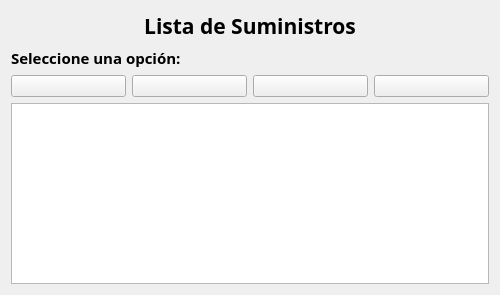
<?xml version="1.0" encoding="UTF-8"?>
<ui version="4.0">
 <class>MuestraDatos</class>
 <widget class="QWidget" name="MuestraDatos">
  <property name="geometry">
   <rect>
    <x>0</x>
    <y>0</y>
    <width>500</width>
    <height>295</height>
   </rect>
  </property>
  <property name="windowTitle">
   <string>Muestra de datos</string>
  </property>
  <layout class="QGridLayout" name="gridLayout">
   <item row="0" column="0">
    <widget class="QLabel" name="label">
     <property name="font">
      <font>
       <family>Berlin Sans FB Demi</family>
       <pointsize>16</pointsize>
       <weight>75</weight>
       <bold>true</bold>
      </font>
     </property>
     <property name="text">
      <string>&lt;html&gt;&lt;head/&gt;&lt;body&gt;&lt;p align=&quot;center&quot;&gt;&lt;span style=&quot; font-size:16pt;&quot;&gt;Lista de Suministros&lt;/span&gt;&lt;/p&gt;&lt;/body&gt;&lt;/html&gt;</string>
     </property>
    </widget>
   </item>
   <item row="1" column="0">
    <widget class="QLabel" name="label_2">
     <property name="font">
      <font>
       <family>Berlin Sans FB Demi</family>
       <pointsize>14</pointsize>
       <weight>75</weight>
       <bold>true</bold>
      </font>
     </property>
     <property name="text">
      <string>&lt;html&gt;&lt;head/&gt;&lt;body&gt;&lt;p&gt;&lt;span style=&quot; font-size:11pt;&quot;&gt;Seleccione una opción:&lt;/span&gt;&lt;/p&gt;&lt;/body&gt;&lt;/html&gt;</string>
     </property>
     <property name="textFormat">
      <enum>Qt::RichText</enum>
     </property>
    </widget>
   </item>
   <item row="2" column="0">
    <layout class="QHBoxLayout" name="horizontalLayout">
     <item>
      <widget class="QPushButton" name="pushButton">
       <property name="cursor">
        <cursorShape>PointingHandCursor</cursorShape>
       </property>
       <property name="text">
        <string/>
       </property>
       <property name="icon">
        <iconset resource="Icons.qrc">
         <normaloff>:/6673743_health_hospital_injection_icon.png</normaloff>:/6673743_health_hospital_injection_icon.png</iconset>
       </property>
      </widget>
     </item>
     <item>
      <widget class="QPushButton" name="pushButton_2">
       <property name="cursor">
        <cursorShape>PointingHandCursor</cursorShape>
       </property>
       <property name="text">
        <string/>
       </property>
       <property name="icon">
        <iconset resource="Icons.qrc">
         <normaloff>:/5803988_mask_covid_icon.png</normaloff>:/5803988_mask_covid_icon.png</iconset>
       </property>
      </widget>
     </item>
     <item>
      <widget class="QPushButton" name="pushButton_3">
       <property name="cursor">
        <cursorShape>PointingHandCursor</cursorShape>
       </property>
       <property name="text">
        <string/>
       </property>
       <property name="icon">
        <iconset resource="Icons.qrc">
         <normaloff>:/2119342_medicines_scientific_icon.png</normaloff>:/2119342_medicines_scientific_icon.png</iconset>
       </property>
      </widget>
     </item>
     <item>
      <widget class="QPushButton" name="pushButton_4">
       <property name="cursor">
        <cursorShape>PointingHandCursor</cursorShape>
       </property>
       <property name="text">
        <string/>
       </property>
       <property name="icon">
        <iconset resource="Icons.qrc">
         <normaloff>:/5991186_blood_coronavirus_icon.png</normaloff>:/5991186_blood_coronavirus_icon.png</iconset>
       </property>
      </widget>
     </item>
    </layout>
   </item>
   <item row="3" column="0">
    <widget class="QPlainTextEdit" name="plainTextEdit">
     <property name="font">
      <font>
       <family>Bahnschrift SemiBold SemiConden</family>
       <pointsize>16</pointsize>
       <weight>75</weight>
       <bold>true</bold>
      </font>
     </property>
     <property name="plainText">
      <string/>
     </property>
    </widget>
   </item>
  </layout>
 </widget>
 <resources>
  <include location="Icons.qrc"/>
 </resources>
 <connections/>
</ui>
